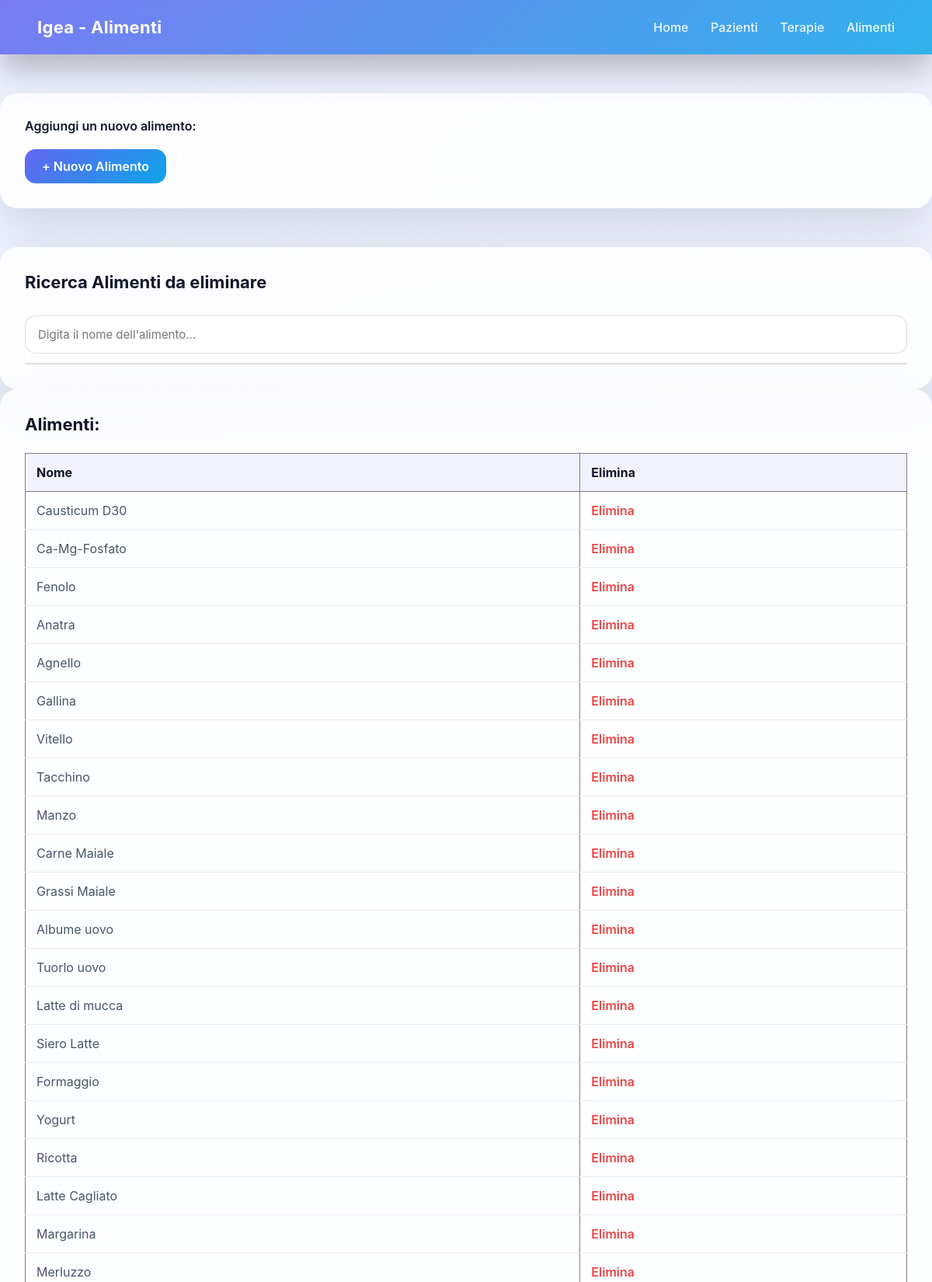
/alimenti.php (upper part), run on the app's committed database.
### tables this page shows
CREATE TABLE `alimenti` (
  `id` int(11) NOT NULL,
  `nome` varchar(50) NOT NULL
);

### alimenti.php (the view, shortened to what this page needs)
<?php
    $conn = new mysqli("localhost", "root", "", "terranova");
?>
<!DOCTYPE html>
<html lang="it">
    <head>
        <link rel="stylesheet" href="style.css">
    </head>
    <body>
        <header>
            <h1>Igea - Alimenti</h1>
            <nav>
                <a href="index.php">Home</a>
                <a href="pazienti.php">Pazienti</a>
                <a href="farmaci.php">Terapie</a>
                <a href="alimenti.php">Alimenti</a>
            </nav>
        </header>
        <div class="azioni-rapide">
            <label>Aggiungi un nuovo alimento:</label>
            <a href="nuovo_alimento.php">+ Nuovo Alimento</a>
        </div>
        <div class="section">
        <h2>Ricerca Alimenti da eliminare</h2>
    <input
        type="text"
        id="searchAlimenti"
        placeholder="Digita il nome dell'alimento..."
        autocomplete="off"
    >
    <div id="risultatiRicerca"></div>
</div>
        <div class="section">
            <h2>Alimenti:</h2>
            <table border="1">
                <tr>
                    <th>Nome</th>
                    <th>Elimina</th>
                </tr>
                <?php
                    $query = "SELECT * FROM alimenti";
                    $result = $conn->query($query);
                    while ($row = $result->fetch_assoc()) {
                        echo "<tr>";
                        echo "<td>".$row['nome']."</td>";
                        echo "<td>
                                <a href='elimina_alimento.php?id=".$row['id']."'
                                onclick=\"return confirm('Sei sicuro di voler eliminare questo elemento?');\">Elimina</a>
                              </td>";
                        echo "</tr>";
                    }
                ?>
            </table>
        </div>
    </body>
</html>

### style.css (style rules this page uses)
* { margin: 0; padding: 0; box-sizing: border-box; font-family: "Inter", system-ui, -apple-system, BlinkMacSystemFont, sans-serif; }
body { min-height: 100vh; background: radial-gradient(circle at top left, #eef2ff, #f8fafc); color: #0f172a; }
header { position: sticky; top: 0; z-index: 100; backdrop-filter: blur(14px); background: linear-gradient( 135deg, rgba(99,102,241,0.85), rgba(14,165,233,0.85) ); padding: 22px 48px; display: flex; justify-content: space-between; align-items: center; box-shadow: 0 20px 40px rgba(0,0,0,0.25); }
header h1 { font-size: 22px; font-weight: 700; color: white; letter-spacing: 0.3px; }
nav a { color: white; text-decoration: none; margin-left: 24px; font-weight: 500; opacity: 0.9; position: relative; }
nav a::after { content: ""; position: absolute; left: 0; bottom: -4px; width: 0; height: 2px; background: white; transition: width 0.25s ease; }
.section, .azioni-rapide, form { background: rgba(255,255,255,0.85); backdrop-filter: blur(16px); border-radius: 22px; padding: 32px; box-shadow: 0 30px 60px rgba(15,23,42,0.12), inset 0 1px 0 rgba(255,255,255,0.4); }
.azioni-rapide { max-width: 1200px; margin: 50px auto; }
.azioni-rapide label { font-weight: 600; margin-bottom: 14px; display: block; }
.azioni-rapide a { display: inline-block; margin-top: 6px; padding: 12px 22px; border-radius: 14px; background: linear-gradient(135deg, #6366f1, #0ea5e9); color: white; text-decoration: none; font-weight: 600; transition: transform 0.2s ease, box-shadow 0.2s ease; }
.section h2, form h2 { font-size: 22px; font-weight: 700; margin-bottom: 24px; }
input[type="text"], select { width: 100%; padding: 14px 16px; border-radius: 14px; border: 1px solid rgba(15,23,42,0.15); background: rgba(255,255,255,0.7); font-size: 15px; margin-top: 6px; outline: none; }
table { width: 100%; border-collapse: collapse; margin-top: 10px; }
th { text-align: left; font-weight: 700; padding: 14px; background: rgba(99,102,241,0.08); }
td { padding: 14px; border-bottom: 1px solid rgba(15,23,42,0.08); color: #475569; }
a[href*="elimina"] { color: #ef4444; font-weight: 600; text-decoration: none; }
#risultatiRicerca { position: relative; width: 100%; margin-top: 12px; border-radius: 16px; border: 1px solid rgba(15,23,42,0.15); background: rgba(255,255,255,0.97); max-height: 300px; overflow-y: auto; box-shadow: 0 20px 40px rgba(15,23,42,0.15); }

### data on the page
alimenti: nome "Causticum D30"
alimenti: nome "Ca-Mg-Fosfato"
alimenti: nome "Fenolo"
alimenti: nome "Anatra"
alimenti: nome "Agnello"
alimenti: nome "Gallina"
alimenti: nome "Vitello"
alimenti: nome "Tacchino"
alimenti: nome "Manzo"
alimenti: nome "Carne Maiale"
alimenti: nome "Grassi Maiale"
alimenti: nome "Albume uovo"
alimenti: nome "Tuorlo uovo"
alimenti: nome "Latte di mucca"
alimenti: nome "Siero Latte"
alimenti: nome "Formaggio"
alimenti: nome "Yogurt"
alimenti: nome "Ricotta"
alimenti: nome "Latte Cagliato"
alimenti: nome "Margarina"
alimenti: nome "Merluzzo"
